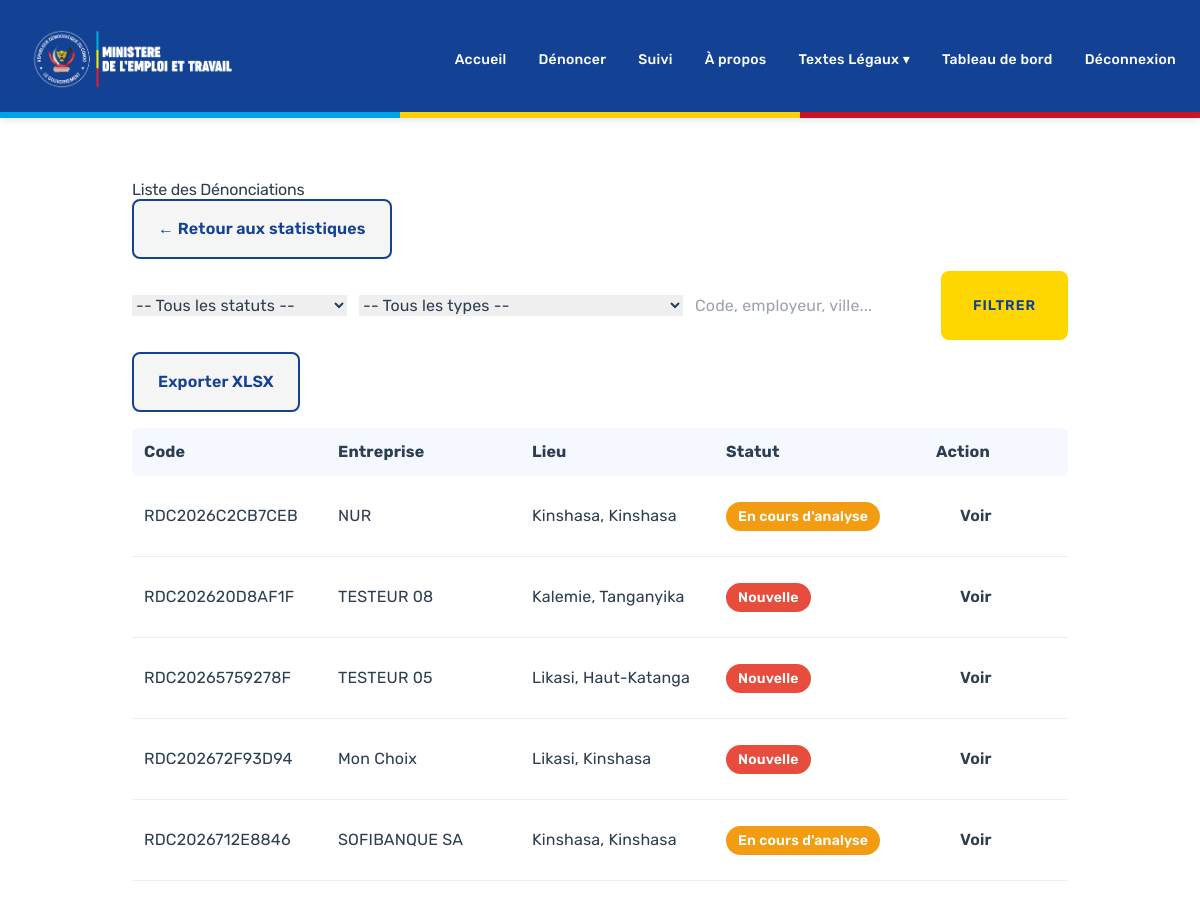
Before: /dashboard/incidents/ (signed in, upper part) with the older database file.
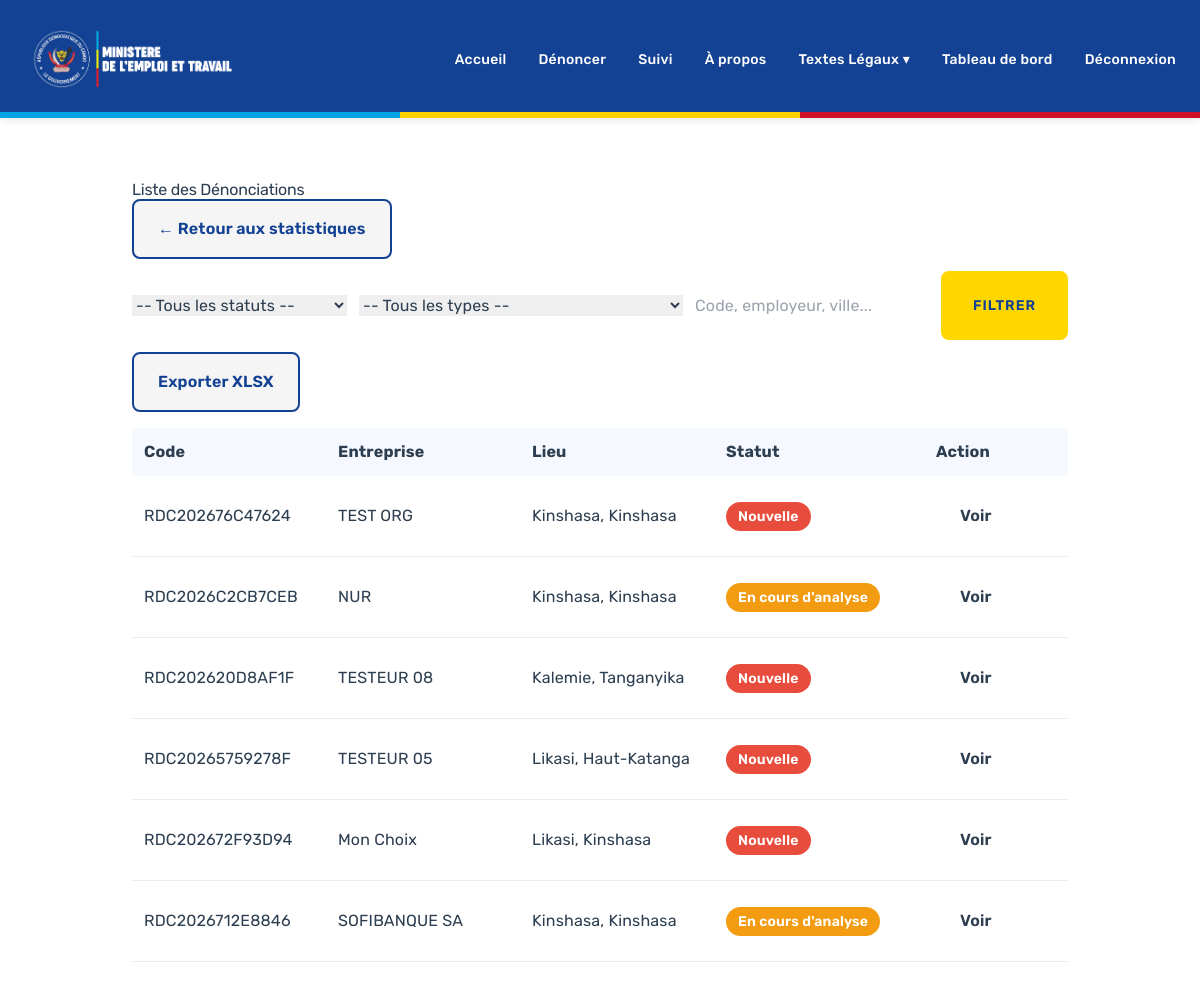
After: the same page with the newer database file.
### denunciations/models.py (models this page shows, shortened)
class Incident(models.Model):
    TYPE_INCIDENT_CHOICES = (
        ('salaire', 'Non-paiement du salaire'),
        ('horaires', 'Horaires excessifs'),
        ('securite', 'Conditions de sécurité insuffisantes'),
        ('discrimination', 'Discrimination'),
        ('harcèlement', 'Harcèlement'),
        ('travail_enfant', 'Travail des enfants'),
        ('travail_force', 'Travail forcé'),
        ('congé', 'Refus de congé'),
        ('cotisations', 'Non-versement des cotisations sociales'),
        ('licenciement', 'Licenciement abusif'),
        ('autre', 'Autre'),
    )
    STATUT_CHOICES = (
        ('nouvelle', 'Nouvelle'),
        ('analyse', 'En cours d\'analyse'),
        ('attente', 'En attente d\'informations'),
        ('resolue', 'Résolue'),
        ('classée', 'Classée sans suite'),
    )
    code_suivi = models.CharField(
        max_length=20,
        unique=True,
        editable=False,
        db_index=True
    )
    travailleur = models.ForeignKey(
        User,
        on_delete=models.SET_NULL,
        null=True,
        blank=True,
        related_name='incidents',
        limit_choices_to={'role': 'travailleur'}
    )
    employeur = models.ForeignKey(
        Employeur,
        on_delete=models.CASCADE,
        related_name='incidents'
    )
    ville = models.CharField(max_length=100)
    province = models.ForeignKey(
        Province,
        on_delete=models.SET_NULL,
        null=True,
        blank=True,
        related_name='incidents'
    )
    type_incident = models.CharField(
        max_length=50,
        choices=TYPE_INCIDENT_CHOICES
    )
    type_incident_autre = models.CharField(max_length=255, blank=True)
    le_fautif = models.CharField(max_length=255, blank=True)
    description = models.TextField()
    statut = models.CharField(
        max_length=20,
        choices=STATUT_CHOICES,
        default='nouvelle',
        db_index=True
    )
    agent_assigné = models.ForeignKey(
        User,
        on_delete=models.SET_NULL,
        null=True,
        blank=True,
        related_name='incidents_assignés',
        limit_choices_to={'role': 'agent'}
    )
    department_assigné = models.ForeignKey(
        Department,
        on_delete=models.SET_NULL,
        null=True,
        blank=True,
        related_name='incidents_assignés_dept'
    )
    est_anonyme = models.BooleanField(default=True)
    email_contact_anonyme = models.EmailField(blank=True)
    telephone_contact_anonyme = models.CharField(max_length=20, blank=True)
    accepted_privacy = models.BooleanField(default=False)
    accepted_privacy_at = models.DateTimeField(null=True, blank=True)
    date_creation = models.DateTimeField(auto_now_add=True, db_index=True)
    date_modification = models.DateTimeField(auto_now=True)
    date_resolution = models.DateTimeField(null=True, blank=True)
    est_lu = models.BooleanField(default=False)
    class Meta:
        verbose_name = 'Incident'
        verbose_name_plural = 'Incidents'
        ordering = ['-date_creation']
        indexes = [
            models.Index(fields=['code_suivi']),
            models.Index(fields=['statut', '-date_creation']),
            models.Index(fields=['province', 'statut']),
        ]

### core/models.py (models this page shows, shortened)
class Employeur(models.Model):
    SECTEUR_CHOICES = (
        ('agriculture', 'Agriculture'),
        ('industrie', 'Industrie'),
        ('commerce', 'Commerce'),
        ('services', 'Services'),
        ('sante', 'Santé'),
        ('education', 'Éducation'),
        ('energie', 'Énergie'),
        ('mines', 'Mines'),
        ('construction', 'Construction'),
        ('transport', 'Transport'),
        ('telecommunications', 'Télécommunications'),
        ('finance', 'Finance'),
        ('administration', 'Administration Publique'),
        ('autre', 'Autre'),
    )
    nom = models.CharField(max_length=255)
    secteur = models.CharField(max_length=50, choices=SECTEUR_CHOICES)
    description = models.TextField(blank=True)
    ville = models.CharField(max_length=100, blank=True)
    province = models.ForeignKey(
        Province,
        on_delete=models.SET_NULL,
        null=True,
        blank=True,
        related_name='employeurs'
    )
    email = models.EmailField(blank=True)
    telephone = models.CharField(max_length=20, blank=True)
    adresse_complete = models.TextField(blank=True)
    date_creation = models.DateTimeField(auto_now_add=True)
    date_modification = models.DateTimeField(auto_now=True)
    class Meta:
        verbose_name = 'Employeur'
        verbose_name_plural = 'Employeurs'
        ordering = ['nom']
        unique_together = ('nom', 'province')

class Province(models.Model):
    nom = models.CharField(max_length=100, unique=True)
    code = models.CharField(max_length=10, unique=True)
    description = models.TextField(blank=True)
    date_creation = models.DateTimeField(auto_now_add=True)
    class Meta:
        verbose_name = 'Province'
        verbose_name_plural = 'Provinces'
        ordering = ['nom']

### denunciations/views.py (the view, shortened to what this page needs)
# urls.py: path('dashboard/incidents/', denunciations_views.IncidentsListView.as_view(), name='incidents_list'),
class IncidentsListView(LoginRequiredMixin, View):
    login_url = 'users:login'
    def get(self, request):
        user = request.user
        qs = get_incidents_by_user_role(user).select_related('employeur', 'province')
        form = FilterIncidentForm(request.GET or None)
        qs = qs.order_by('-date_creation')
        paginator = Paginator(qs, 15)
        page = request.GET.get('page', 1)
        try:
            incidents_page = paginator.page(page)
        except PageNotAnInteger:
            incidents_page = paginator.page(1)
        except EmptyPage:
            incidents_page = paginator.page(paginator.num_pages)
        context = {
            'page_title': 'Liste des Dénonciations',
            'filter_form': form,
            'incidents_page': incidents_page,
            'paginator': paginator,
            'export_endpoint': f"{request.scheme}://{request.get_host()}{request.path.replace('incidents/', 'export/xlsx/')}",
        }
        if request.headers.get('x-requested-with') == 'XMLHttpRequest' or request.GET.get('ajax'):
            html = render(request, 'denunciations/_incidents_fragment.html', context).content.decode('utf-8')
            return JsonResponse({'html': html})
        return render(request, 'denunciations/incidents_list.html', context)

### core/utils.py (called while the page is built)
def get_incidents_by_user_role(user):
    from denunciations.models import Incident
    if user.role == 'administrateur':
        return Incident.objects.all()
    if user.role == 'agent':
        return Incident.objects.all()
    if user.role == 'travailleur':
        return Incident.objects.filter(travailleur=user)
    return Incident.objects.none()

### denunciations/templates/denunciations/incidents_list.html (shortened to what this page needs)
{% extends 'base.html' %}
{% load static %}
{% block content %}
<div class="container section-padded">
  <h1>Liste des Dénonciations</h1>
  <div class="mb-3">
    <a href="{% url 'core:dashboard_stats' %}" class="btn btn-secondary">← Retour aux statistiques</a>
  </div>
  <form method="get" class="filter-form inline-form mb-4">
    <div class="min-w-180">{{ filter_form.statut }}</div>
    <div class="min-w-180">{{ filter_form.type_incident }}</div>
    <div class="flex-1">{{ filter_form.search }}</div>
    <div>
      <button type="submit" class="btn btn-primary">Filtrer</button>
    </div>
    <div>
      <a class="btn btn-secondary export-xlsx" href="{% url 'core:export_incidents_xlsx' %}?{{ request.GET.urlencode }}">Exporter XLSX</a>
    </div>
  </form>
  <div id="incidents-fragment">
    {% include 'denunciations/_incidents_fragment.html' %}
  </div>
</div>
{% endblock %}

### denunciations/templates/denunciations/_incidents_fragment.html (shortened to what this page needs)
<div class="incidents-table table-fragment">
  <div class="incidents-header">
    <div>Code</div>
    <div>Entreprise</div>
    <div>Lieu</div>
    <div>Statut</div>
    <div>Action</div>
  </div>
  {% for incident in incidents_page %}
    <div class="incident-row">
      <div><a href="{% url 'core:incident_detail' incident.code_suivi %}">{{ incident.code_suivi }}</a></div>
      <div>{{ incident.employeur.nom }}</div>
      <div>{{ incident.ville }}, {{ incident.province.nom }}</div>
      <div><span class="badge badge-{{ incident.statut }}">{{ incident.get_statut_display }}</span></div>
      <div><a href="{% url 'core:incident_detail' incident.code_suivi %}" class="btn btn-manage">Voir</a></div>
    </div>
  {% empty %}
    <div class="no-data">Aucune dénonciation trouvée.</div>
  {% endfor %}
</div>

Changed rows visible on the page:
added Incident: code_suivi "RDC202676C47624", employeur.nom "TEST ORG", ville "Kinshasa", province.nom "Kinshasa", statut "Nouvelle"
